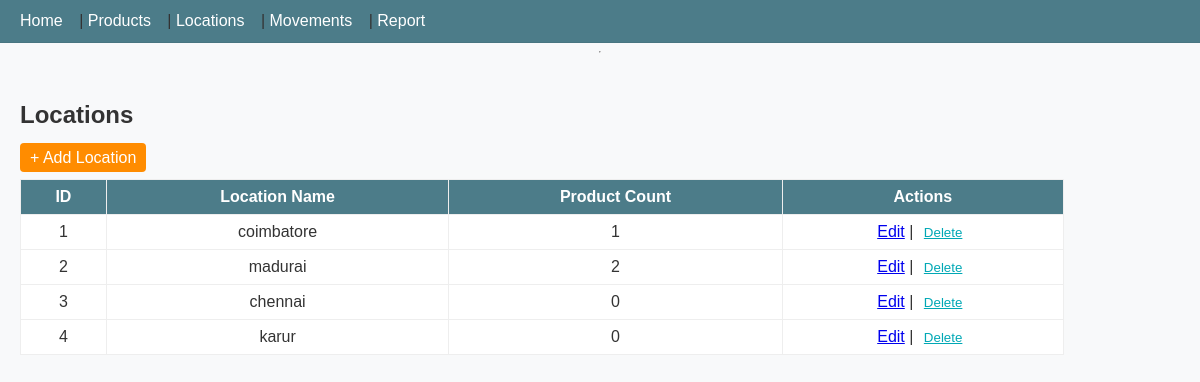
/locations, run on the app's committed database.
### models.py (models this page shows, shortened)
class Location(db.Model):
    __tablename__ = 'location'
    id = db.Column(db.Integer, primary_key=True)
    name = db.Column(db.String(120), nullable=False)
    address = db.Column(db.String(250))
    products = db.relationship('Product', backref='location', lazy='dynamic')

### app.py (the view)
@app.route('/locations')
def location():
    locations = Location.query.order_by(Location.id).all()
    return render_template('location.html', locations=locations)

### templates/location.html (shortened to what this page needs)
{% extends "base.html" %}
{% block content %}
<h2>Locations</h2>
<a class="btn" href="{{ url_for('add_location') }}">+ Add Location</a>
<table>
  <tr><th>ID</th><th>Location Name</th><th>Product Count</th><th>Actions</th></tr>
  {% for l in locations %}
    <tr>
      <td>{{ l.id }}</td>
      <td>{{ l.name }}</td>
      <td>{{ l.products.count() }}</td>
      <td>
        <a href="{{ url_for('edit_location', id=l.id) }}">Edit</a> |
        <form action="{{ url_for('delete_location', id=l.id) }}" method="POST" style="display:inline;">
          <button class="link-btn" type="submit" onclick="return confirm('Delete location?')">Delete</button>
        </form>
      </td>
    </tr>
  {% else %}
    <tr><td colspan="4">No locations yet.</td></tr>
  {% endfor %}
</table>
{% endblock %}

### static/style.css (style rules this page uses)
body { display: flex; flex-direction: column; min-height: 100vh; font-family: Arial, Helvetica, sans-serif; background: var(--secondary-bg); color: var(--text-dark); margin: 0; }
:root { --primary-bluegray: #4C7C89; --secondary-bg: #F8F9FA; --nav-hero-bg: rgba(0,0,0,0.6); --btn-primary: #FF8C00; --btn-primary-hover: #E67E00; --accent-teal: #00A8B5; --text-dark: #333333; --text-light: #ffffff; }
table { width: 90%; border-collapse: collapse; margin-top: 12px; background: #fff; }
th, td { border: 1px solid #eee; padding: 8px; text-align: center; }
th { background: var(--primary-bluegray); color: var(--text-light); }
.btn { background: var(--btn-primary); color: var(--text-light); padding: 6px 10px; border-radius: 4px; text-decoration: none; }
.link-btn { background: transparent; border: none; color: var(--accent-teal); cursor: pointer; text-decoration: underline; }

### data on the page
Location: id "1", name "coimbatore", products.count "1"
Location: id "2", name "madurai", products.count "2"
Location: id "3", name "chennai", products.count "0"
Location: id "4", name "karur", products.count "0"
